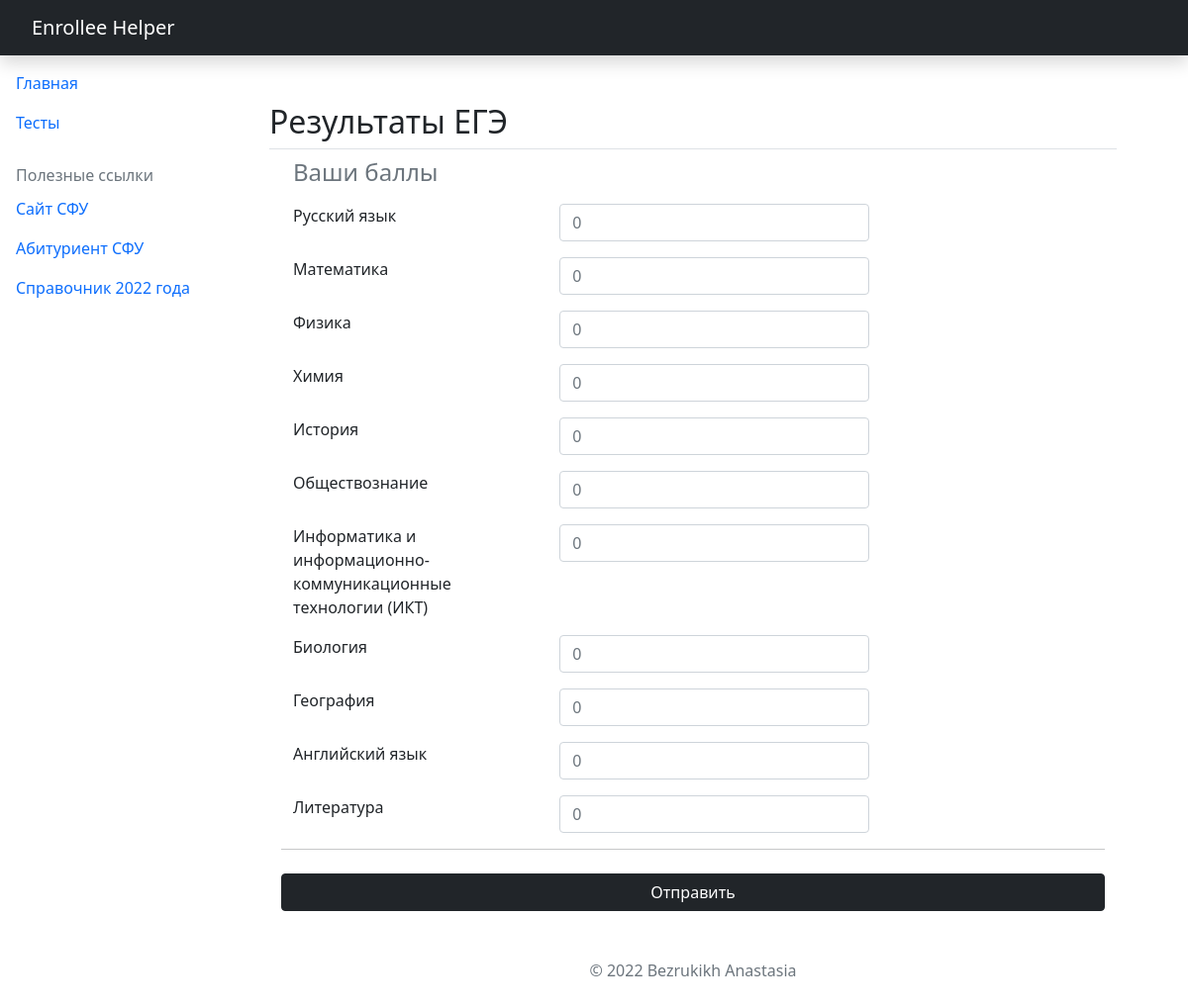
The page /ege/ on the database its author committed.
### tests/models.py (models this page shows)
class Predmeti(models.Model):
    title = models.CharField(max_length=100)

### tests/views.py (the view)
# urls.py: path('ege/', views.ege, name="ege"),
def ege (request):
    print(request.session.get('Тест 1'))
    print(request.session.get('human'))
    return render(request, 'tests/ege.html', {'Predmeti': Predmeti.objects.all()})

### tests/templates/tests/ege.html (shortened to what this page needs)
{% extends 'tests/home.html' %}
{% block content %}
    <div class="container balli">
        <h2 class="pb-2 border-bottom">Результаты ЕГЭ</h2>
        <div class="container">
        <div class="row">
        <div class="order-md-1">
        <h4 class="d-flex justify-content-between align-items-center mb-3">
                <span class="text-muted">Ваши баллы</span>
                <span class="badge badge-secondary badge-pill">3</span>
              </h4>
            <div class="row" id="balli">
                {% for i in Predmeti %}
                    <div class="row bal">
                        <div class="col-md-4 mb-3">
                            <label for="firstName pridmet" id="{{ i.title }}">{{ i.title }}</label>
                        </div>
                        <div class="col-md-5 mb-3">
                            <input type="text" class="form-control predbal" id="predbal" placeholder="0" value="" required>
                        </div>
                    </div>
                {% endfor %}
            <hr class="mb-4">
            <button type="button"  class="btn btn-dark" id="itog">
                    Отправить
            </button>
            </div>
        </div>
    </div>
        </div>
    </div>
{% endblock %}

### rows shown on the page
Predmeti: title "Русский язык"
Predmeti: title "Математика"
Predmeti: title "Физика"
Predmeti: title "Химия"
Predmeti: title "История"
Predmeti: title "Обществознание"
Predmeti: title "Информатика и информационно-коммуникационные технологии (ИКТ)"
Predmeti: title "Биология"
Predmeti: title "География"
Predmeti: title "Английский язык"
Predmeti: title "Литература"
